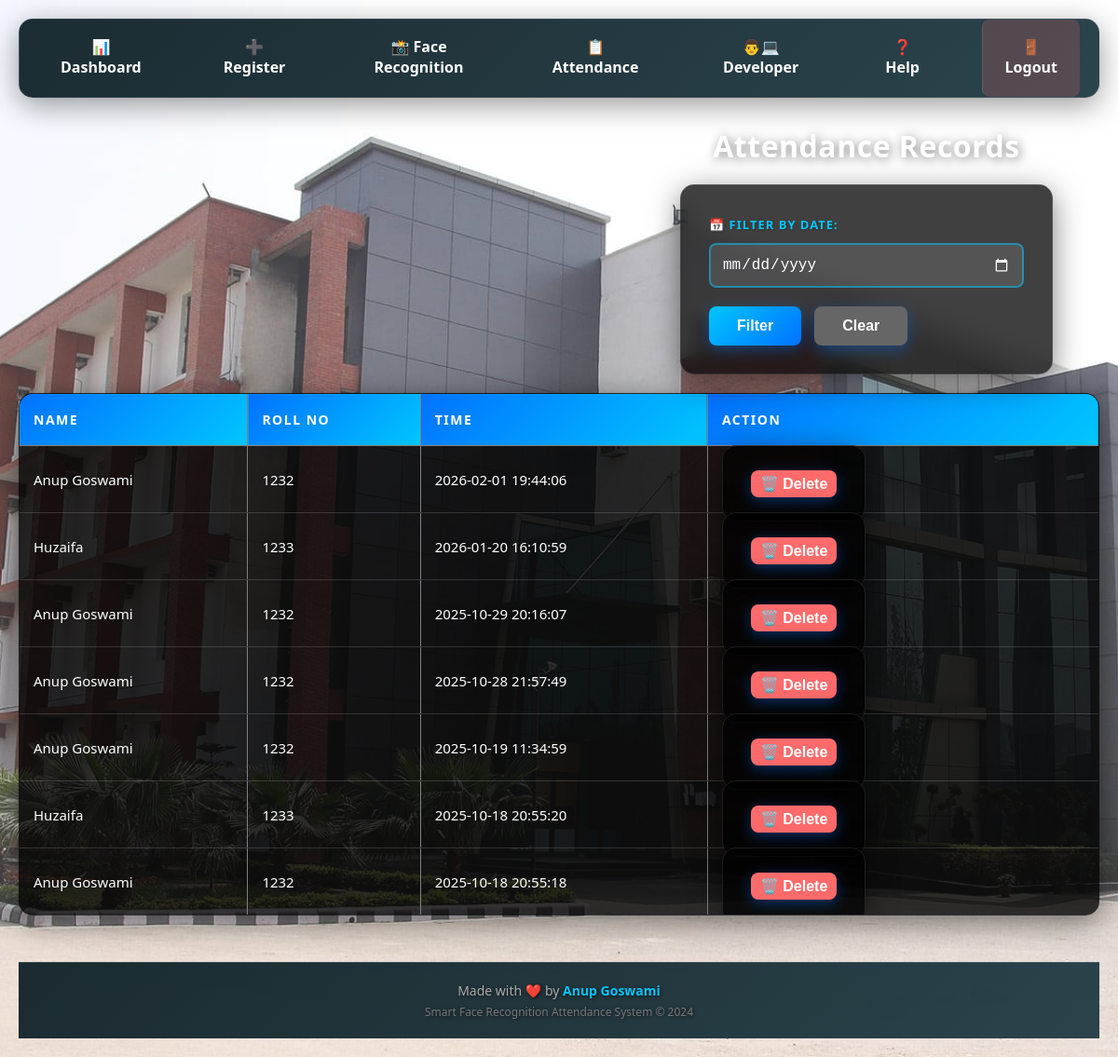
Page /attendance (signed in) on the committed database.
### models.py (models this page shows)
class Student(db.Model):
    id = db.Column(db.Integer, primary_key=True)
    name = db.Column(db.String(100))
    roll_no = db.Column(db.String(100), unique=True)
    class_name = db.Column(db.String(50))
    photo = db.Column(db.String(200))  # filename

class Attendance(db.Model):
    id = db.Column(db.Integer, primary_key=True)
    student_id = db.Column(db.Integer, db.ForeignKey('student.id'), nullable=False)
    time = db.Column(db.String(100), nullable=False)

### app.py (the view)
@app.route('/attendance', methods=['GET', 'POST'])
@login_required
def attendance():
    date_filter = request.args.get('date') or request.form.get('date')
    if date_filter:
        records = Attendance.query.filter(Attendance.time.like(f"{date_filter}%")).order_by(Attendance.time.desc()).all()
    else:
        records = Attendance.query.order_by(Attendance.time.desc()).all()
    student_ids = [r.student_id for r in records]
    students = {s.id: s for s in Student.query.filter(Student.id.in_(student_ids)).all()}
    enriched = []
    for r in records:
        s = students.get(r.student_id)
        if s:
            enriched.append({'id': r.id, 'name': s.name, 'roll_no': s.roll_no, 'time': r.time})
    return render_template('attendence.html', records=enriched, date_filter=date_filter)

### app.py (called while the page is built)
@login_manager.user_loader
def load_user(user_id):
    return User.query.get(int(user_id))

### templates/attendence.html (shortened to what this page needs)
{% extends 'base.html' %}
{% block content %}
<h2>Attendance Records</h2>
<form method="GET" style="margin-bottom: 20px; max-width: 400px;">
  <label style="color: #00c6ff; font-weight: bold;">📅 Filter by Date:</label><br>
  <input type="date" name="date" value="{{ date_filter if date_filter }}" style="margin-right: 10px;">
  <button type="submit">Filter</button>
  <a href="{{ url_for('attendance') }}" style="margin-left: 10px;"><button type="button" style="background: #666;">Clear</button></a>
</form>
<table border="1" style="width:100%;">
  <tr><th>Name</th><th>Roll No</th><th>Time</th><th>Action</th></tr>
  {% for rec in records %}
    <tr>
      <td>{{ rec.name }}</td>
      <td>{{ rec.roll_no }}</td>
      <td>{{ rec.time }}</td>
      <td>
        <form method="POST" action="{{ url_for('delete_attendance', id=rec.id) }}" style="display: inline;" onsubmit="return deleteAttendance(this);">
          <button type="submit" style="background: #ff6b6b; padding: 5px 10px; cursor: pointer;">🗑️ Delete</button>
        </form>
      </td>
    </tr>
  {% else %}
    <tr><td colspan="4" style="text-align: center;">No records found</td></tr>
  {% endfor %}
</table>
{% endblock %}

### static/styles.css (style rules this page uses)
* { margin: 0; padding: 0; box-sizing: border-box; }
body { background-image: url('images/collage_bg.jpg/bg.jpg'); background-size: cover; background-position: center; background-attachment: fixed; font-family: 'Segoe UI', Tahoma, Geneva, Verdana, sans-serif; color: #fff; min-height: 100vh; padding: 20px; position: relative; }
body::before { content: ''; position: fixed; top: 0; left: 0; width: 100%; height: 100%; background: rgba(255,255,255,0.25); z-index: -1; }
h2, h3 { color: #fff; text-shadow: 2px 2px 12px rgba(0,0,0,0.5); margin: 20px 0; font-size: 32px; font-weight: 700; letter-spacing: 0.5px; }
h2 { text-align: center; margin-left: auto; margin-right: 50px; margin-top: 20px; margin-bottom: 20px; max-width: 400px; }
form { background: rgba(0,0,0,0.75); padding: 30px; border-radius: 15px; max-width: 400px; box-shadow: 0 8px 32px rgba(0,0,0,0.5); backdrop-filter: blur(10px); border: 1px solid rgba(255,255,255,0.1); margin-left: auto; margin-right: 50px; margin-top: 20px; }
input[type="text"], input[type="password"], input[type="email"], input[type="file"], input[type="date"] { width: 100%; padding: 12px; margin: 10px 0; border: 2px solid rgba(0,198,255,0.5); border-radius: 8px; background: rgba(255,255,255,0.1); color: #fff; font-size: 16px; transition: all 0.3s ease; }
button { background: linear-gradient(135deg, #00c6ff, #0072ff); color: #fff; padding: 12px 30px; border: none; border-radius: 8px; font-size: 16px; font-weight: 600; cursor: pointer; transition: all 0.3s ease; box-shadow: 0 4px 15px rgba(0,114,255,0.4); margin-top: 10px; }
label { color: #00d4ff; font-weight: 700; font-size: 13px; text-transform: uppercase; letter-spacing: 1px; text-shadow: 1px 1px 3px rgba(0,0,0,0.3); }
table { width: 100%; background: rgba(0,0,0,0.8); border-collapse: collapse; margin: 20px 0; border-radius: 15px; overflow: hidden; box-shadow: 0 8px 32px rgba(0,0,0,0.5); }
th { background: linear-gradient(135deg, #0072ff, #00c6ff); color: #fff; padding: 18px 15px; text-align: left; font-weight: 700; font-size: 14px; text-transform: uppercase; letter-spacing: 1.5px; }
td { padding: 16px 15px; border-bottom: 1px solid rgba(255,255,255,0.15); color: #fff; font-size: 15px; font-weight: 500; }
tbody tr { transition: all 0.2s ease; }
a { color: #00c6ff; text-decoration: none; font-weight: 600; transition: all 0.3s ease; }
table, form, h2 { animation: fadeIn 0.5s ease; }
::placeholder { color: rgba(255,255,255,0.5); }

### rows in the picture
Student: name "Anup Goswami" "Anup Goswami" "Anup Goswami" "Anup Goswami" "Anup Goswami", roll_no "1232" "1232" "1232" "1232" "1232"
Attendance: time "2026-02-01 19:44:06"
Student: name "Huzaifa" "Huzaifa", roll_no "1233" "1233"
Attendance: time "2026-01-20 16:10:59"
Attendance: time "2025-10-29 20:16:07"
Attendance: time "2025-10-28 21:57:49"
Attendance: time "2025-10-19 11:34:59"
Attendance: time "2025-10-18 20:55:20"
Attendance: time "2025-10-18 20:55:18"
